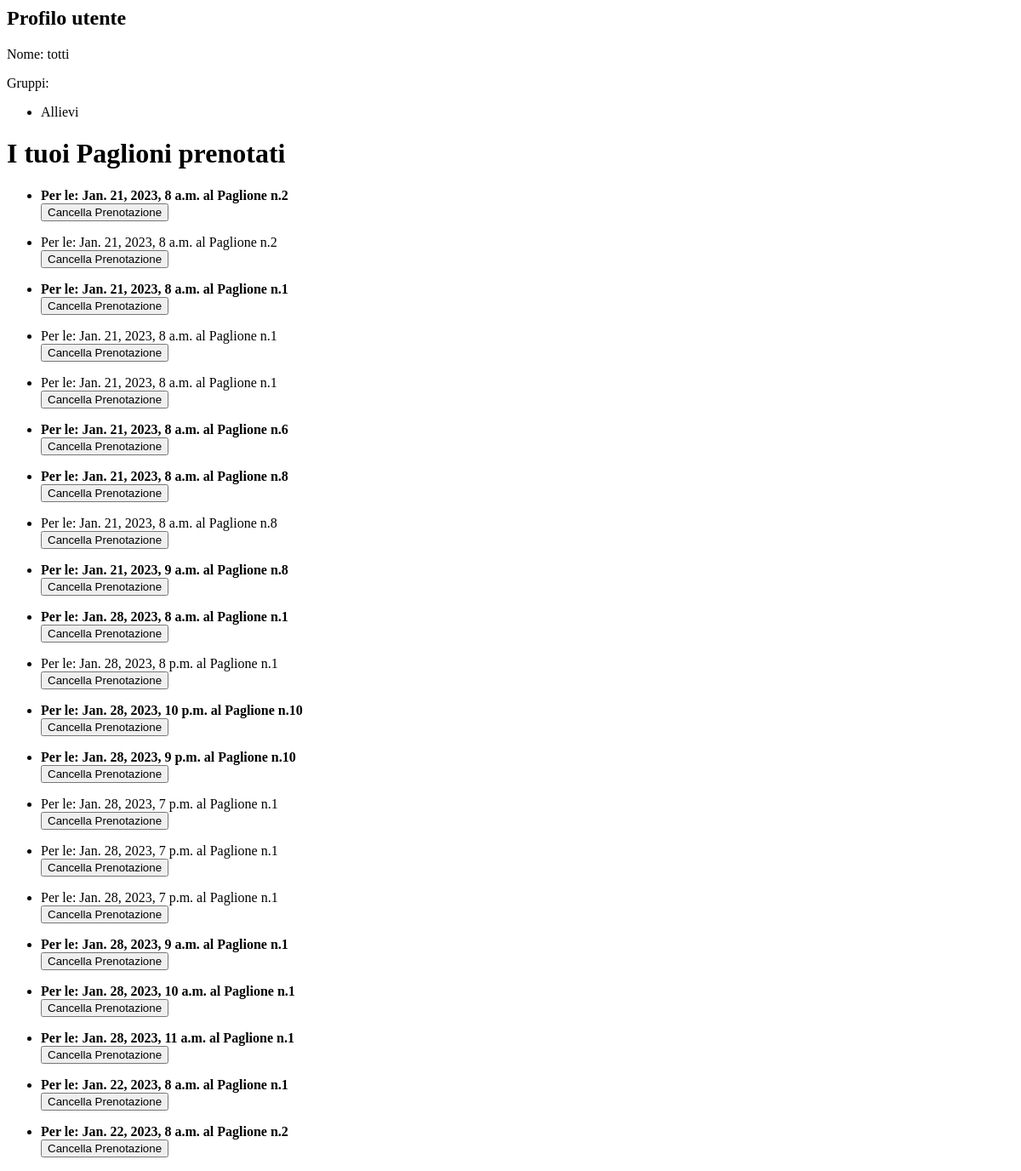
Before: /accounts/profile/ (signed in) with the older database file.
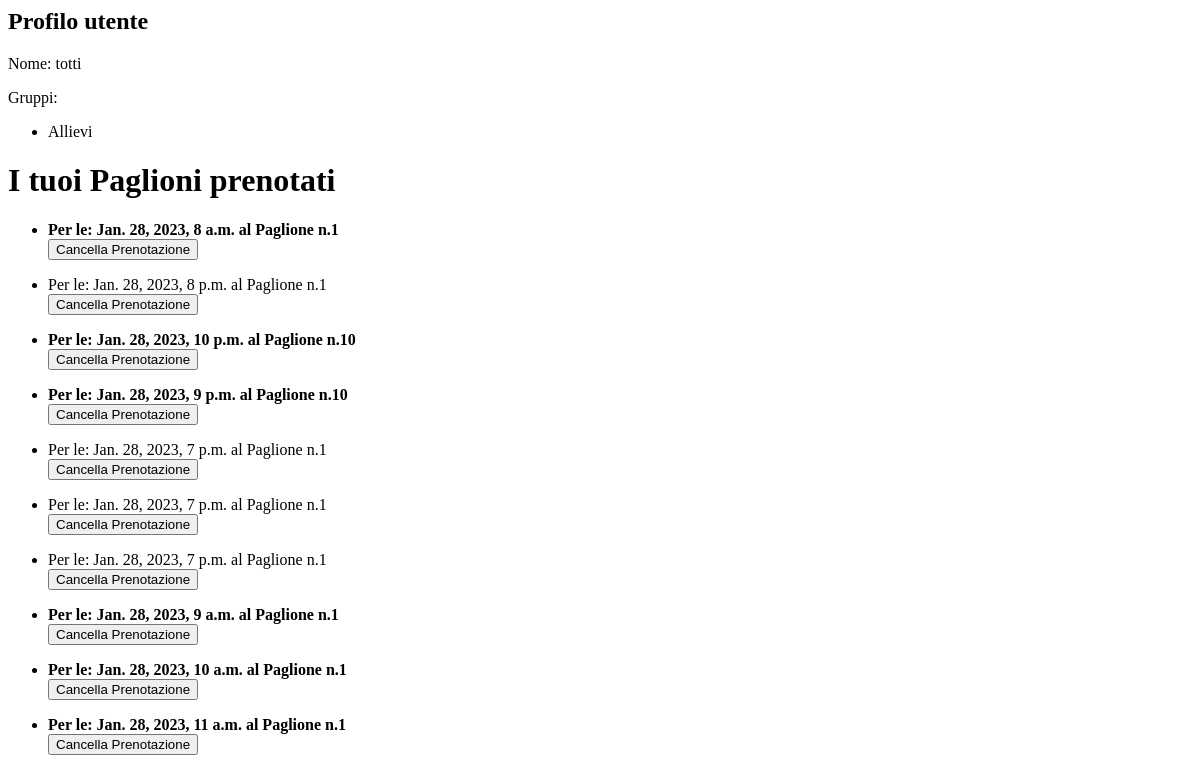
After: the same page with the newer database file.
### prenotazioni/models.py (models this page shows, shortened)
class Prenotazione(models.Model):
    priorità = models.DateTimeField()
    ora_prenotata = models.DateTimeField()
    paglione = models.ForeignKey(
        Paglione, on_delete=models.CASCADE, related_name='prenotazioni')
    utente = models.ForeignKey(User, on_delete=models.PROTECT, blank=True,
                               null=True, default=None, related_name="prenotazioni")
    def primo_priorità(self):
        return Prenotazione.objects.filter(ora_prenotata=self.ora_prenotata, paglione=self.paglione).order_by('priorità').first() == self
    class Meta:
        verbose_name_plural = "Prenotazioni"

class Paglione(models.Model):
    attivo = models.BooleanField(default=True)
    class Meta:
        verbose_name_plural = "Paglioni"

### utenti/views.py (the view)
# urls.py: path('profile/', ProfileView.as_view(), name='profile'),
class ProfileView(LoginRequiredMixin, TemplateView):
    template_name = 'profile.html'
    def get_context_data(self, **kwargs):
        context = super().get_context_data(**kwargs)
        prenotazioni = Prenotazione.objects.filter(utente=self.request.user)
        context['prenotazioni'] = {
            prenotazione: prenotazione.primo_priorità() for prenotazione in prenotazioni}
        return context

### utenti/templates/profile.html (shortened to what this page needs)
<h2>Profilo utente</h2>
<p>Nome: {{ user }} </p>
<p>Gruppi:
    <ul>
        {% for group in user.groups.all %}
            <li>{{ group.name }}</li>
        {% endfor %}
    </ul>
</p>
{% block content %}
    <h1>I tuoi Paglioni prenotati</h1>
    {% if prenotazioni %}
        <ul>
            {% for prenotazione,primo in prenotazioni.items %}
                {% if primo %}
                    <li> <b> Per le: {{ prenotazione.ora_prenotata }}    al Paglione n.{{ prenotazione.paglione.id }} </b>
                        <form action="{% url 'cancella_prenotazione' prenotazione.id %}" method="post">
                            <input type="submit" value="Cancella Prenotazione">
                        </form>
                    </li>
                {% else %}
                    <li>Per le: {{ prenotazione.ora_prenotata }}    al Paglione n.{{ prenotazione.paglione.id }}
                        <form action="{% url 'cancella_prenotazione' prenotazione.id %}" method="post">
                            <input type="submit" value="Cancella Prenotazione">
                        </form>
                    </li>
                {% endif %}
            {% endfor %}
        </ul>
    {% else %}
        <p>Nessun paglione prenotato.</p>
    {% endif %}
{% endblock %}

Changed rows visible on the page:
removed Prenotazione: ora_prenotata "Jan. 21, 2023, 8 a.m.", paglione.id "2"
removed Prenotazione: ora_prenotata "Jan. 21, 2023, 8 a.m.", paglione.id "2"
removed Prenotazione: ora_prenotata "Jan. 21, 2023, 8 a.m.", paglione.id "1"
removed Prenotazione: ora_prenotata "Jan. 21, 2023, 8 a.m.", paglione.id "1"
removed Prenotazione: ora_prenotata "Jan. 21, 2023, 8 a.m.", paglione.id "1"
removed Prenotazione: ora_prenotata "Jan. 21, 2023, 8 a.m.", paglione.id "6"
removed Prenotazione: ora_prenotata "Jan. 21, 2023, 8 a.m.", paglione.id "8"
removed Prenotazione: ora_prenotata "Jan. 21, 2023, 8 a.m.", paglione.id "8"
removed Prenotazione: ora_prenotata "Jan. 21, 2023, 9 a.m.", paglione.id "8"
removed Prenotazione: ora_prenotata "Jan. 22, 2023, 8 a.m.", paglione.id "1"
removed Prenotazione: ora_prenotata "Jan. 22, 2023, 8 a.m.", paglione.id "2"
